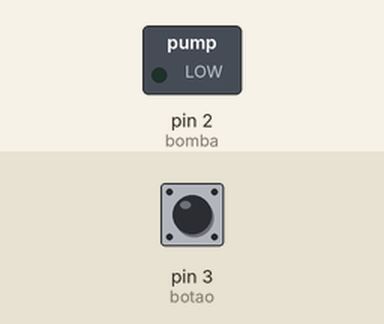
The sketch below on a simulated Arduino Uno, built with avr-gcc and run on an emulated ATmega328P. Shown: switched loads named in the sketch (green lamp = pin HIGH). Inputs (shaded band) come from the test bench; at power-on: pin 3 (botao) LOW.

Above: at 1.2 s.
1.3 s: pin 3 (botao) pulled HIGH for 0.15 s
At 1.37 s:
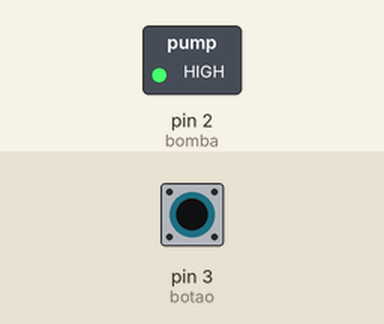
2.9 s: pin 3 (botao) pulled HIGH for 3.2 s
At 6.5 s:
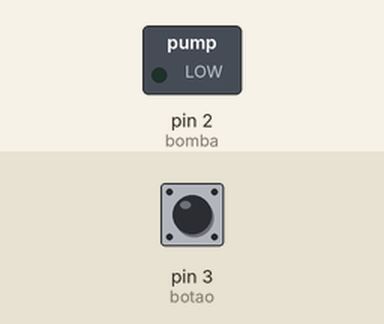
Timing chart, 0 to 8.0 s (numbered marks = the images above; inputs shaded):
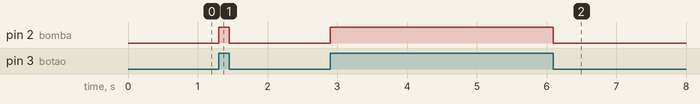

The sketch:

code_bomba_de_agua.ino
```cpp
int bomba = 2; //Bomba no pino 2
int botao = 3; //Botão para acionar a bomba no pino 3

void setup() {
  pinMode(bomba, OUTPUT);
  pinMode(botao, INPUT);

}

void loop() {
  //Verifica se o botão foi pressionado
  int bton = digitalRead(botao);
  //Liga a bomba
  if(bton == HIGH){
    ligaBomba();
  }
  else{
  desligaBomba();

  }
}

void ligaBomba(){
  digitalWrite(bomba, HIGH);


}

void desligaBomba(){
  digitalWrite(bomba, LOW);


}
```

Measured:
- after the input at 1.3 s, pin 2 (bomba): LOW → HIGH at once, → LOW 0.15 s later
- after the input at 2.9 s, pin 2 (bomba): LOW → HIGH at once, → LOW 3.2 s later
